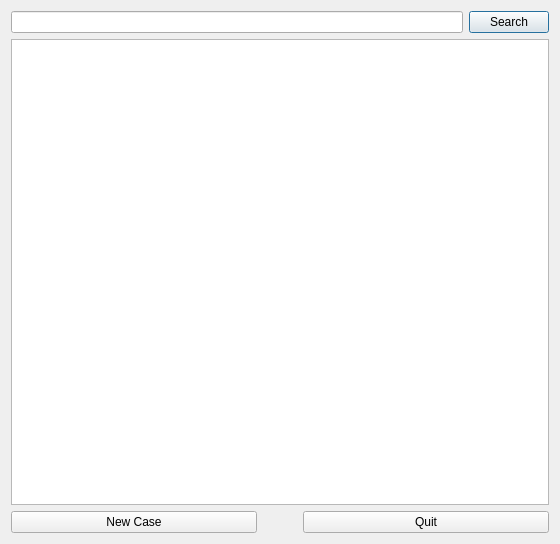
<?xml version="1.0" encoding="UTF-8"?>
<ui version="4.0">
 <class>CCases</class>
 <widget class="QDialog" name="CCases">
  <property name="geometry">
   <rect>
    <x>0</x>
    <y>0</y>
    <width>560</width>
    <height>544</height>
   </rect>
  </property>
  <property name="windowTitle">
   <string>Dialog</string>
  </property>
  <layout class="QVBoxLayout" name="verticalLayout">
   <item>
    <layout class="QHBoxLayout" name="horizontalLayout">
     <item>
      <widget class="QLineEdit" name="searchPlineEdit"/>
     </item>
     <item>
      <widget class="QPushButton" name="searchPBtn">
       <property name="text">
        <string>Search</string>
       </property>
      </widget>
     </item>
    </layout>
   </item>
   <item>
    <widget class="QTableView" name="casesTableView"/>
   </item>
   <item>
    <layout class="QHBoxLayout" name="horizontalLayout_2">
     <item>
      <widget class="QPushButton" name="newCaseBtn">
       <property name="text">
        <string>New Case</string>
       </property>
      </widget>
     </item>
     <item>
      <spacer name="horizontalSpacer">
       <property name="orientation">
        <enum>Qt::Horizontal</enum>
       </property>
       <property name="sizeType">
        <enum>QSizePolicy::Preferred</enum>
       </property>
       <property name="sizeHint" stdset="0">
        <size>
         <width>40</width>
         <height>20</height>
        </size>
       </property>
      </spacer>
     </item>
     <item>
      <widget class="QPushButton" name="quitBtn">
       <property name="text">
        <string>Quit</string>
       </property>
      </widget>
     </item>
    </layout>
   </item>
  </layout>
 </widget>
 <resources/>
 <connections/>
</ui>
